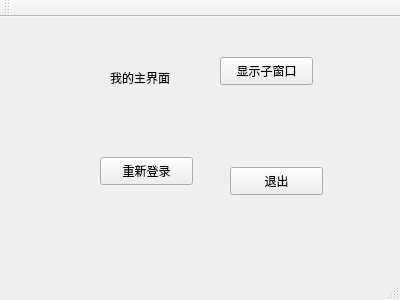
<?xml version="1.0" encoding="UTF-8"?>
<ui version="4.0">
 <class>MainWindow</class>
 <widget class="QMainWindow" name="MainWindow">
  <property name="geometry">
   <rect>
    <x>0</x>
    <y>0</y>
    <width>400</width>
    <height>300</height>
   </rect>
  </property>
  <property name="windowTitle">
   <string>MainWindow</string>
  </property>
  <widget class="QWidget" name="centralWidget">
   <widget class="QPushButton" name="showChildButton">
    <property name="geometry">
     <rect>
      <x>220</x>
      <y>40</y>
      <width>93</width>
      <height>28</height>
     </rect>
    </property>
    <property name="text">
     <string>显示子窗口</string>
    </property>
   </widget>
   <widget class="QLabel" name="label">
    <property name="geometry">
     <rect>
      <x>110</x>
      <y>50</y>
      <width>81</width>
      <height>21</height>
     </rect>
    </property>
    <property name="text">
     <string>我的主界面</string>
    </property>
   </widget>
   <widget class="QPushButton" name="pushButton">
    <property name="geometry">
     <rect>
      <x>100</x>
      <y>140</y>
      <width>93</width>
      <height>28</height>
     </rect>
    </property>
    <property name="text">
     <string>重新登录</string>
    </property>
   </widget>
   <widget class="QPushButton" name="pushButton_2">
    <property name="geometry">
     <rect>
      <x>230</x>
      <y>150</y>
      <width>93</width>
      <height>28</height>
     </rect>
    </property>
    <property name="text">
     <string>退出</string>
    </property>
   </widget>
  </widget>
  <widget class="QMenuBar" name="menuBar">
   <property name="geometry">
    <rect>
     <x>0</x>
     <y>0</y>
     <width>400</width>
     <height>26</height>
    </rect>
   </property>
  </widget>
  <widget class="QToolBar" name="mainToolBar">
   <attribute name="toolBarArea">
    <enum>TopToolBarArea</enum>
   </attribute>
   <attribute name="toolBarBreak">
    <bool>false</bool>
   </attribute>
  </widget>
  <widget class="QStatusBar" name="statusBar"/>
 </widget>
 <layoutdefault spacing="6" margin="11"/>
 <resources/>
 <connections>
  <connection>
   <sender>pushButton_2</sender>
   <signal>clicked()</signal>
   <receiver>MainWindow</receiver>
   <slot>close()</slot>
   <hints>
    <hint type="sourcelabel">
     <x>276</x>
     <y>202</y>
    </hint>
    <hint type="destinationlabel">
     <x>278</x>
     <y>245</y>
    </hint>
   </hints>
  </connection>
 </connections>
</ui>
